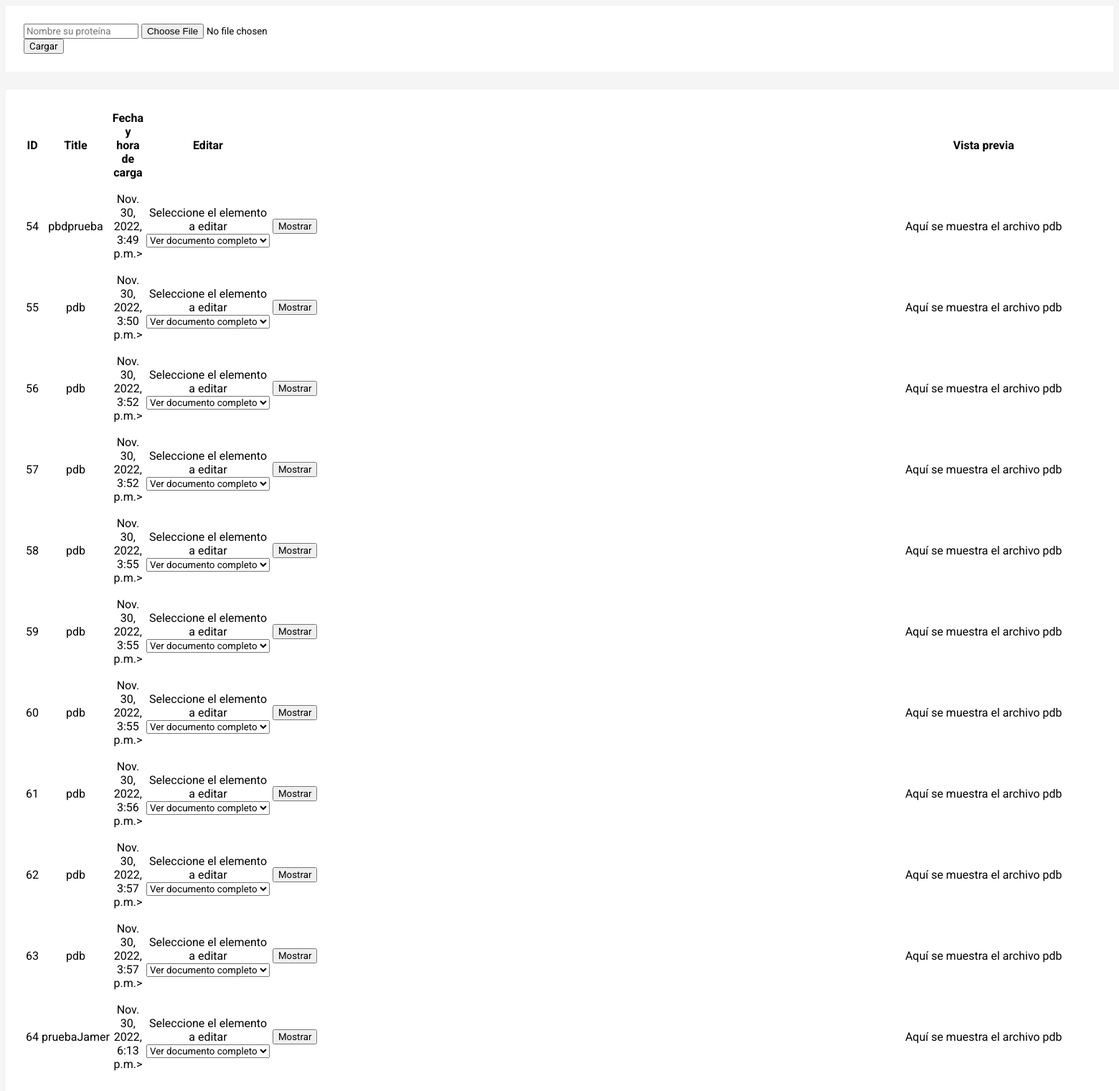
The page / on the database its author committed.
### cargueArchivos/models.py (models this page shows)
class Document(models.Model):
    title = models.CharField(max_length = 200) #para almacenar un título
    uploadedFile = models.FileField(upload_to = "Uploaded Files/")
    dateTimeOfUpload = models.DateTimeField(auto_now = True) #dice la fecha y hora de la carga

### cargueArchivos/views.py (the view, shortened to what this page needs)
# urls.py: path("", views.uploadFile, name = "cargueArchivos"),
def uploadFile(request):
    documents = models.Document.objects.all()
    return render(request, "cargueArchivos/paginaPrincipal.html", context = {
        "files": documents
    })

### cargueArchivos/templates/cargueArchivos/paginaPrincipal.html (shortened to what this page needs)
<!DOCTYPE html>
{% load static %}
<html lang="en">
<head>
</head>
<body>
    <form action="{% url 'cargueArchivos:cargueArchivos' %}" method="POST" enctype="multipart/form-data">
        <div>
        <input type="text" name="fileTitle" placeholder="Nombre su proteína">
        <input type="file" name="uploadedFile">
    </div>
    <div>
            <input type="submit" value="Cargar">
    </div>
    </form>
    <table>
    <tr>
        <tr>
            <th style="width:15px">ID</th>
            <th style="width:15px">Title</th>
            <th style="width: 15px">Fecha y hora de carga</th>
            <th style="width:15px"> Editar </th>
            <th style="width:5px">     </th>
            <th> Vista previa </th>
        </tr>
        {% for file in files %}
            <tr>
                <td>{{ file.id }} </td>
                <td>{{ file.title }}</td>
                <td>{{ file.dateTimeOfUpload }}></td>
                <td > <div><label for = "editar"> Seleccione el elemento a editar</label></div>
                     <div><select name= "editar" id = "editar"></div>
                    <option value="ALL">Ver documento completo</option>
                     <td style="width:5px"> <input type="button" value="Mostrar"> </td>
                </td>
                <td>   Aquí se muestra el archivo pdb </td>
            </tr>
        {% endfor %}
    </tr>
    <tr>
        <th>  </th>
    </tr>
    </table>
</body>
</html>

### cargueArchivos/templates/cargueArchivos/paginaPrincipal.html (style rules this page uses)
* { font-family: "Roboto"; }
body { background-color: #F5F5F5; }
form { background-color: #FFFFFF; padding: 25px; }
table { width: 150%; text-align: center; margin-top: 25px; padding: 25px; background-color: #FFFFFF; }
table tr td { padding-top: 15px; }

### rows shown on the page
Document: id "54", title "pbdprueba", dateTimeOfUpload "Nov. 30, 2022, 3:49 p.m."
Document: id "55", title "pdb", dateTimeOfUpload "Nov. 30, 2022, 3:50 p.m."
Document: id "56", title "pdb", dateTimeOfUpload "Nov. 30, 2022, 3:52 p.m."
Document: id "57", title "pdb", dateTimeOfUpload "Nov. 30, 2022, 3:52 p.m."
Document: id "58", title "pdb", dateTimeOfUpload "Nov. 30, 2022, 3:55 p.m."
Document: id "59", title "pdb", dateTimeOfUpload "Nov. 30, 2022, 3:55 p.m."
Document: id "60", title "pdb", dateTimeOfUpload "Nov. 30, 2022, 3:55 p.m."
Document: id "61", title "pdb", dateTimeOfUpload "Nov. 30, 2022, 3:56 p.m."
Document: id "62", title "pdb", dateTimeOfUpload "Nov. 30, 2022, 3:57 p.m."
Document: id "63", title "pdb", dateTimeOfUpload "Nov. 30, 2022, 3:57 p.m."
Document: id "64", title "pruebaJamer", dateTimeOfUpload "Nov. 30, 2022, 6:13 p.m."
